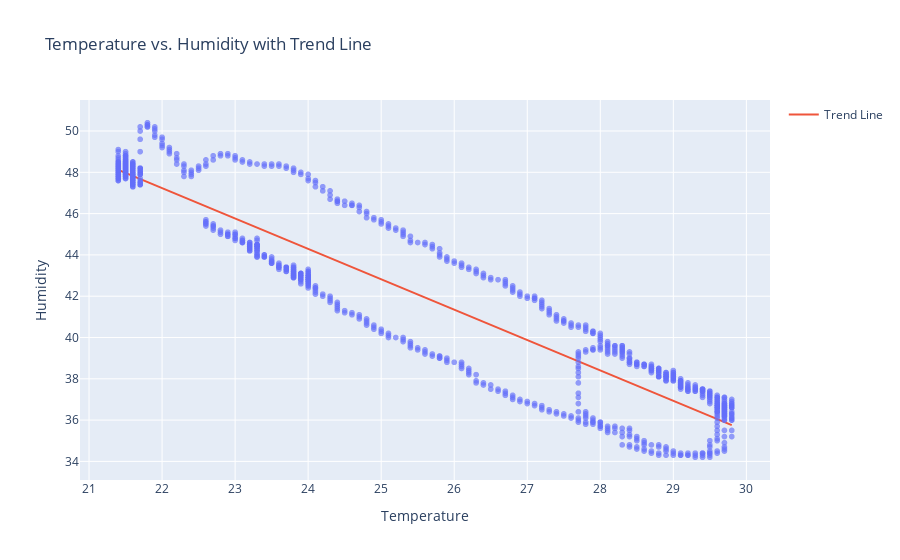
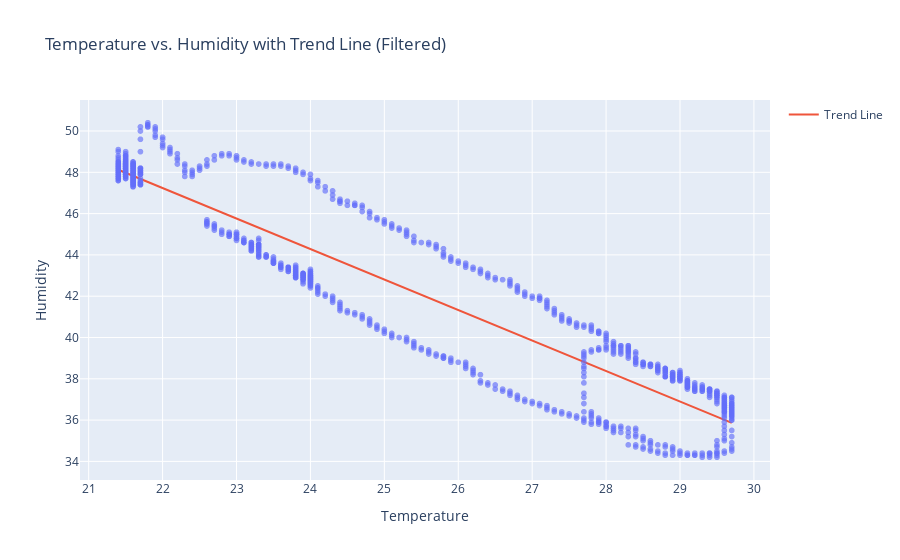
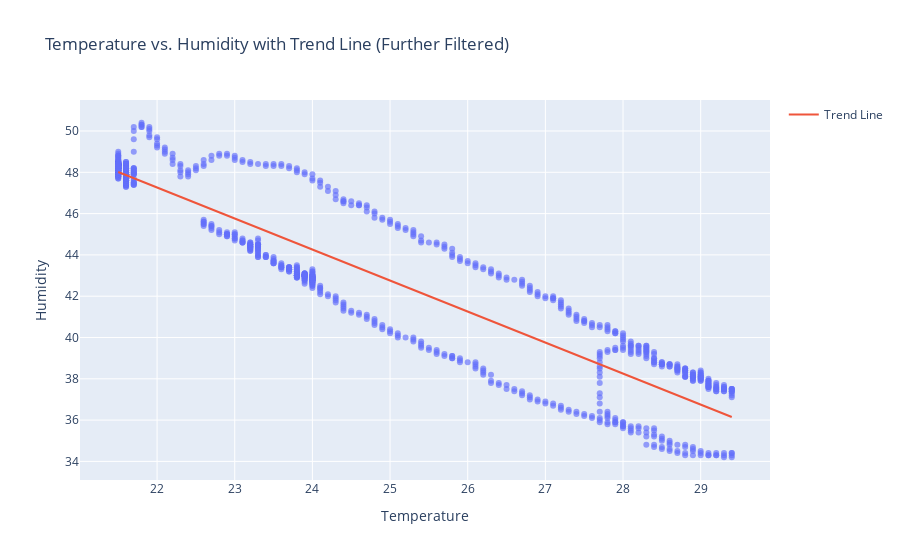

Notebook source saved alongside these figures, in order:
### Code cell
import numpy as np
import pandas as pd
import plotly.express as px
import plotly.graph_objects as go
from sklearn.linear_model import LinearRegression

# Load the data
df = pd.read_csv('6.1_cleaned.csv')
df = df.rename(columns={'Temperature (°C)': 'Temperature', 'Humidity (%)': 'Humidity'})

# Function to plot and analyze
def plot_and_analyze(df, title):
    # Prepare data
    X = df['Temperature'].values.reshape(-1, 1)
    y = df['Humidity']
    
    # Linear Regression
    model = LinearRegression()
    model.fit(X, y)
    
    # Create test temperature values
    temp_min, temp_max = X.min(), X.max()
    X_test = np.linspace(temp_min, temp_max, 100).reshape(-1, 1)
    y_test = model.predict(X_test)

    # Print min and max temperature
    print(f"Min Temperature: {temp_min}")
    print(f"Max Temperature: {temp_max}")
    
    # Plot
    fig = px.scatter(df, x='Temperature', y='Humidity', opacity=0.65, title=title)
    fig.add_traces(go.Scatter(x=X_test.flatten(), y=y_test, mode='lines', name='Trend Line'))
    fig.show()

# Initial plot
plot_and_analyze(df, 'Temperature vs. Humidity with Trend Line')

# Filter out outliers
temp_min, temp_max = df['Temperature'].quantile(0.05), df['Temperature'].quantile(0.95)
filtered_df = df[(df['Temperature'] >= temp_min) & (df['Temperature'] <= temp_max)]

# Plot after filtering outliers
plot_and_analyze(filtered_df, 'Temperature vs. Humidity with Trend Line (Filtered)')

# Further filtering outliers
# For demonstration, we filter a few more based on visual inspection or domain knowledge.
further_filtered_df = filtered_df[(filtered_df['Temperature'] >= filtered_df['Temperature'].quantile(0.1)) & 
                                  (filtered_df['Temperature'] <= filtered_df['Temperature'].quantile(0.9))]

# Plot after further filtering outliers
plot_and_analyze(further_filtered_df, 'Temperature vs. Humidity with Trend Line (Further Filtered)')

### Figure 1 — Plotly figure (JSON) as saved in the notebook; plotly's stock layout.template omitted (floating-point values rounded to 4 significant figures; data arrays with more than 128 entries replaced by an {"elided": "..."} marker saying what was removed)
{"data": [{"hovertemplate": "Temperature=%{x}<br>Humidity=%{y}<extra></extra>", "legendgroup": "", "marker": {"color": "#636efa", "opacity": 0.65, "symbol": "circle"}, "mode": "markers", "name": "", "showlegend": false, "type": "scattergl", "x": {"elided": "1231 float values"}, "xaxis": "x", "y": {"elided": "1231 float values"}, "yaxis": "y"}, {"mode": "lines", "name": "Trend Line", "type": "scatter", "x": [21.4, 21.48, 21.57, 21.65, 21.74, 21.82, 21.91, 21.99, 22.08, 22.16, 22.25, 22.33, 22.42, 22.5, 22.59, 22.67, 22.76, 22.84, 22.93, 23.01, 23.1, 23.18, 23.27, 23.35, 23.44, 23.52, 23.61, 23.69, 23.78, 23.86, 23.95, 24.03, 24.12, 24.2, 24.28, 24.37, 24.45, 24.54, 24.62, 24.71, 24.79, 24.88, 24.96, 25.05, 25.13, 25.22, 25.3, 25.39, 25.47, 25.56, 25.64, 25.73, 25.81, 25.9, 25.98, 26.07, 26.15, 26.24, 26.32, 26.41, 26.49, 26.58, 26.66, 26.75, 26.83, 26.92, 27.0, 27.08, 27.17, 27.25, 27.34, 27.42, 27.51, 27.59, 27.68, 27.76, 27.85, 27.93, 28.02, 28.1, 28.19, 28.27, 28.36, 28.44, 28.53, 28.61, 28.7, 28.78, 28.87, 28.95, 29.04, 29.12, 29.21, 29.29, 29.38, 29.46, 29.55, 29.63, 29.72, 29.8], "y": [48.11, 47.99, 47.86, 47.74, 47.61, 47.49, 47.37, 47.24, 47.12, 46.99, 46.87, 46.74, 46.62, 46.49, 46.37, 46.24, 46.12, 45.99, 45.87, 45.74, 45.62, 45.49, 45.37, 45.24, 45.12, 44.99, 44.87, 44.74, 44.62, 44.49, 44.37, 44.24, 44.12, 43.99, 43.87, 43.74, 43.62, 43.49, 43.37, 43.25, 43.12, 43.0, 42.87, 42.75, 42.62, 42.5, 42.37, 42.25, 42.12, 42.0, 41.87, 41.75, 41.62, 41.5, 41.37, 41.25, 41.12, 41.0, 40.87, 40.75, 40.62, 40.5, 40.37, 40.25, 40.12, 40.0, 39.87, 39.75, 39.62, 39.5, 39.38, 39.25, 39.13, 39.0, 38.88, 38.75, 38.63, 38.5, 38.38, 38.25, 38.13, 38.0, 37.88, 37.75, 37.63, 37.5, 37.38, 37.25, 37.13, 37.0, 36.88, 36.75, 36.63, 36.5, 36.38, 36.25, 36.13, 36.0, 35.88, 35.75]}], "layout": {"autosize": true, "legend": {"tracegroupgap": 0}, "title": {"text": "Temperature vs. Humidity with Trend Line"}, "xaxis": {"anchor": "y", "autorange": true, "domain": [0, 1], "range": [20.89, 30.31], "title": {"text": "Temperature"}, "type": "linear"}, "yaxis": {"anchor": "x", "autorange": true, "domain": [0, 1], "range": [32.86, 51.74], "title": {"text": "Humidity"}, "type": "linear"}}}

### Figure 2 — Plotly figure (JSON) as saved in the notebook; plotly's stock layout.template omitted (floating-point values rounded to 4 significant figures; data arrays with more than 128 entries replaced by an {"elided": "..."} marker saying what was removed)
{"data": [{"hovertemplate": "Temperature=%{x}<br>Humidity=%{y}<extra></extra>", "legendgroup": "", "marker": {"color": "#636efa", "opacity": 0.65, "symbol": "circle"}, "mode": "markers", "name": "", "showlegend": false, "type": "scattergl", "x": {"elided": "1210 float values"}, "xaxis": "x", "y": {"elided": "1210 float values"}, "yaxis": "y"}, {"mode": "lines", "name": "Trend Line", "type": "scatter", "x": [21.4, 21.48, 21.57, 21.65, 21.74, 21.82, 21.9, 21.99, 22.07, 22.15, 22.24, 22.32, 22.41, 22.49, 22.57, 22.66, 22.74, 22.83, 22.91, 22.99, 23.08, 23.16, 23.24, 23.33, 23.41, 23.5, 23.58, 23.66, 23.75, 23.83, 23.92, 24.0, 24.08, 24.17, 24.25, 24.33, 24.42, 24.5, 24.59, 24.67, 24.75, 24.84, 24.92, 25.01, 25.09, 25.17, 25.26, 25.34, 25.42, 25.51, 25.59, 25.68, 25.76, 25.84, 25.93, 26.01, 26.09, 26.18, 26.26, 26.35, 26.43, 26.51, 26.6, 26.68, 26.77, 26.85, 26.93, 27.02, 27.1, 27.18, 27.27, 27.35, 27.44, 27.52, 27.6, 27.69, 27.77, 27.86, 27.94, 28.02, 28.11, 28.19, 28.27, 28.36, 28.44, 28.53, 28.61, 28.69, 28.78, 28.86, 28.95, 29.03, 29.11, 29.2, 29.28, 29.36, 29.45, 29.53, 29.62, 29.7], "y": [48.12, 48.0, 47.88, 47.75, 47.63, 47.5, 47.38, 47.26, 47.13, 47.01, 46.88, 46.76, 46.64, 46.51, 46.39, 46.27, 46.14, 46.02, 45.89, 45.77, 45.65, 45.52, 45.4, 45.27, 45.15, 45.03, 44.9, 44.78, 44.66, 44.53, 44.41, 44.28, 44.16, 44.04, 43.91, 43.79, 43.66, 43.54, 43.42, 43.29, 43.17, 43.05, 42.92, 42.8, 42.67, 42.55, 42.43, 42.3, 42.18, 42.05, 41.93, 41.81, 41.68, 41.56, 41.44, 41.31, 41.19, 41.06, 40.94, 40.82, 40.69, 40.57, 40.44, 40.32, 40.2, 40.07, 39.95, 39.83, 39.7, 39.58, 39.45, 39.33, 39.21, 39.08, 38.96, 38.83, 38.71, 38.59, 38.46, 38.34, 38.22, 38.09, 37.97, 37.84, 37.72, 37.6, 37.47, 37.35, 37.23, 37.1, 36.98, 36.85, 36.73, 36.61, 36.48, 36.36, 36.23, 36.11, 35.99, 35.86]}], "layout": {"autosize": true, "legend": {"tracegroupgap": 0}, "title": {"text": "Temperature vs. Humidity with Trend Line (Filtered)"}, "xaxis": {"anchor": "y", "autorange": true, "domain": [0, 1], "range": [20.89, 30.21], "title": {"text": "Temperature"}, "type": "linear"}, "yaxis": {"anchor": "x", "autorange": true, "domain": [0, 1], "range": [32.86, 51.74], "title": {"text": "Humidity"}, "type": "linear"}}}

### Figure 3 — Plotly figure (JSON) as saved in the notebook; plotly's stock layout.template omitted (floating-point values rounded to 4 significant figures; data arrays with more than 128 entries replaced by an {"elided": "..."} marker saying what was removed)
{"data": [{"hovertemplate": "Temperature=%{x}<br>Humidity=%{y}<extra></extra>", "legendgroup": "", "marker": {"color": "#636efa", "opacity": 0.65, "symbol": "circle"}, "mode": "markers", "name": "", "orientation": "v", "showlegend": false, "type": "scatter", "x": {"elided": "995 float values"}, "xaxis": "x", "y": {"elided": "995 float values"}, "yaxis": "y"}, {"mode": "lines", "name": "Trend Line", "type": "scatter", "x": [21.5, 21.58, 21.66, 21.74, 21.82, 21.9, 21.98, 22.06, 22.14, 22.22, 22.3, 22.38, 22.46, 22.54, 22.62, 22.7, 22.78, 22.86, 22.94, 23.02, 23.1, 23.18, 23.26, 23.34, 23.42, 23.49, 23.57, 23.65, 23.73, 23.81, 23.89, 23.97, 24.05, 24.13, 24.21, 24.29, 24.37, 24.45, 24.53, 24.61, 24.69, 24.77, 24.85, 24.93, 25.01, 25.09, 25.17, 25.25, 25.33, 25.41, 25.49, 25.57, 25.65, 25.73, 25.81, 25.89, 25.97, 26.05, 26.13, 26.21, 26.29, 26.37, 26.45, 26.53, 26.61, 26.69, 26.77, 26.85, 26.93, 27.01, 27.09, 27.17, 27.25, 27.33, 27.41, 27.48, 27.56, 27.64, 27.72, 27.8, 27.88, 27.96, 28.04, 28.12, 28.2, 28.28, 28.36, 28.44, 28.52, 28.6, 28.68, 28.76, 28.84, 28.92, 29.0, 29.08, 29.16, 29.24, 29.32, 29.4], "y": [48.01, 47.89, 47.77, 47.66, 47.54, 47.42, 47.3, 47.18, 47.06, 46.94, 46.82, 46.7, 46.58, 46.46, 46.34, 46.22, 46.1, 45.98, 45.86, 45.74, 45.62, 45.5, 45.38, 45.26, 45.14, 45.02, 44.9, 44.78, 44.66, 44.54, 44.42, 44.3, 44.18, 44.06, 43.94, 43.82, 43.7, 43.58, 43.46, 43.34, 43.22, 43.1, 42.98, 42.86, 42.74, 42.62, 42.5, 42.38, 42.26, 42.14, 42.02, 41.9, 41.78, 41.66, 41.54, 41.42, 41.3, 41.18, 41.06, 40.94, 40.82, 40.7, 40.58, 40.46, 40.34, 40.22, 40.1, 39.98, 39.87, 39.75, 39.63, 39.51, 39.39, 39.27, 39.15, 39.03, 38.91, 38.79, 38.67, 38.55, 38.43, 38.31, 38.19, 38.07, 37.95, 37.83, 37.71, 37.59, 37.47, 37.35, 37.23, 37.11, 36.99, 36.87, 36.75, 36.63, 36.51, 36.39, 36.27, 36.15]}], "layout": {"autosize": true, "legend": {"tracegroupgap": 0}, "title": {"text": "Temperature vs. Humidity with Trend Line (Further Filtered)"}, "xaxis": {"anchor": "y", "autorange": true, "domain": [0, 1], "range": [21.02, 29.88], "title": {"text": "Temperature"}, "type": "linear"}, "yaxis": {"anchor": "x", "autorange": true, "domain": [0, 1], "range": [32.86, 51.74], "title": {"text": "Humidity"}, "type": "linear"}}}
